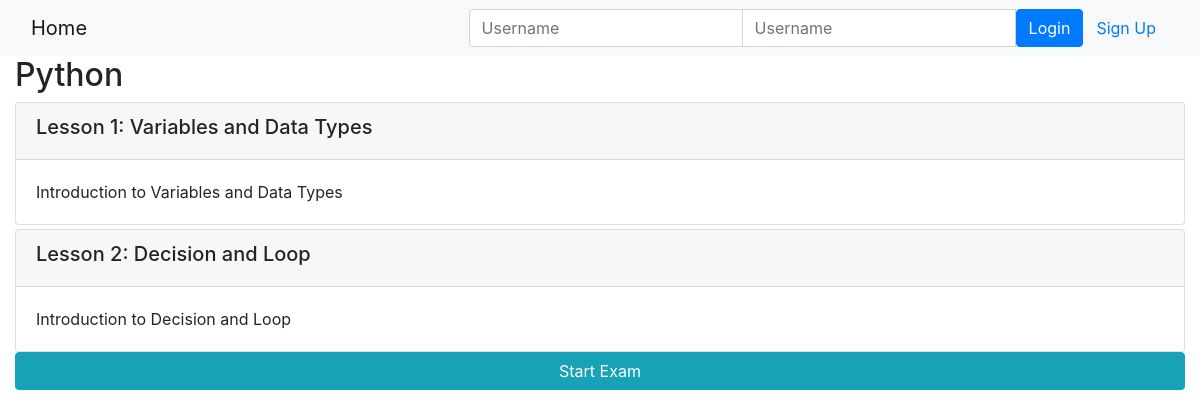
Page /onlinecourse/1/ on the committed database.
### onlinecourse/models.py (models this page shows, shortened)
class Course(models.Model):
    name = models.CharField(null=False, max_length=30, default='online course')
    image = models.ImageField(upload_to='course_images/')
    description = models.CharField(max_length=1000)
    pub_date = models.DateField(null=True)
    instructors = models.ManyToManyField(Instructor)
    users = models.ManyToManyField(settings.AUTH_USER_MODEL, through='Enrollment')
    total_enrollment = models.IntegerField(default=0)
    is_enrolled = False

class Lesson(models.Model):
    title = models.CharField(max_length=200, default="title")
    order = models.IntegerField(default=0)
    course = models.ForeignKey(Course, on_delete=models.CASCADE)
    content = models.TextField()

### onlinecourse/views.py (the view)
# urls.py: path('<int:pk>/', views.CourseDetailView.as_view(), name='course_details'),
class CourseDetailView(generic.DetailView):
    model = Course
    template_name = 'onlinecourse/course_detail_bootstrap.html'

### onlinecourse/templates/onlinecourse/course_detail_bootstrap.html (shortened to what this page needs)
<!DOCTYPE html>
<html lang="en">
<head>
     {% load static %}
    <link rel="stylesheet" href="https://maxcdn.bootstrapcdn.com/bootstrap/4.5.2/css/bootstrap.min.css">
</head>
<body>
    <nav class="navbar navbar-light bg-light">
        <div class="container-fluid">
            <div class="navbar-header">
                  <a class="navbar-brand" href="{% url 'onlinecourse:index' %}">Home</a>
            </div>
            <ul class="nav navbar-nav navbar-right">
                {% if user.is_authenticated %}
                <li>
                    <a class="btn btn-link" href="#">{{ user.first_name }}({{ user.username }})</a>
                    <a class="btn btn-link" href="{% url 'onlinecourse:logout' %}">Logout</a>
                </li>
                {% else %}
                <li>
                    <form class="form-inline" action="{% url 'onlinecourse:login' %}" method="post">
                        <div class="input-group">
                            <input type="text" class="form-control" placeholder="Username" name="username" >
                            <input type="password" class="form-control" placeholder="Username" name="psw" >
                            <button class="btn btn-primary" type="submit">Login</button>
                            <a class="btn btn-link" href="{% url 'onlinecourse:registration' %}">Sign Up</a>
                        </div>
                    </form>
                </li>
                {% endif %}
            </ul>
        </div>
    </nav>
    <div class="container-fluid">
            <h2>{{ course.name }}</h2>
            <div class="card-columns-vertical">
                {% for lesson in course.lesson_set.all %}
                    <div class="card mt-1">
                        <div class="card-header"><h5>Lesson {{lesson.order|add:1}}: {{lesson.title}}</h5></div>
                        <div class="card-body">{{lesson.content}}</div>
                    </div>
                {% endfor %}
            </div>
            <button data-toggle="collapse" data-target="#exam" class="btn btn-info" role="button" style="width:100%">
            Start Exam</button>
    </div>
</body>
</html>

### rows in the picture
Course: name "Python"
Lesson: order|add "1", title "Variables and Data Types", content "Introduction to Variables and Data Types"
Lesson: order|add "2", title "Decision and Loop", content "Introduction to Decision and Loop"
